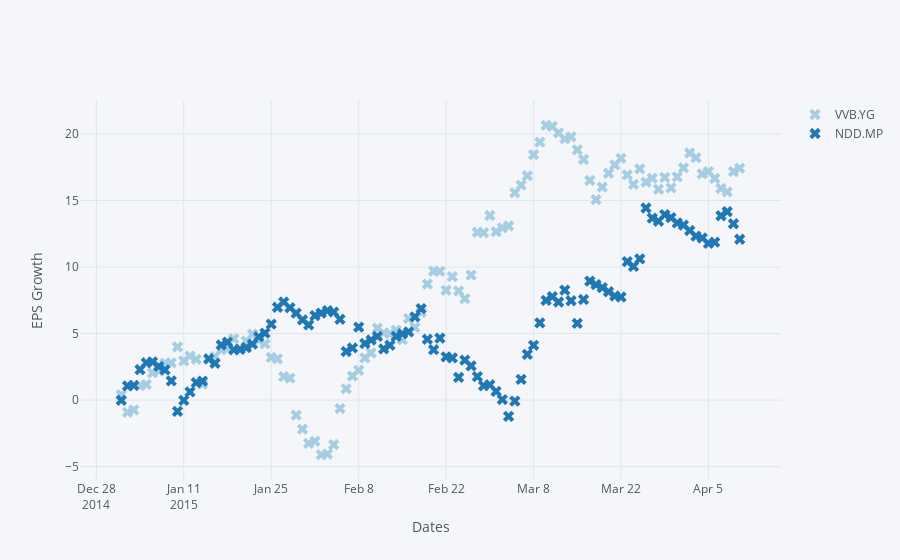

The notebook cell this image was saved under:
### Markdown cell above
# scatter散点图

### Code cell
# 将点设置为小叉
cf.datagen.lines(2).iplot(kind='scatter', mode='markers', size=10,symbol='x', colorscale='paired',
                          xTitle='Dates', yTitle='EPS Growth')
